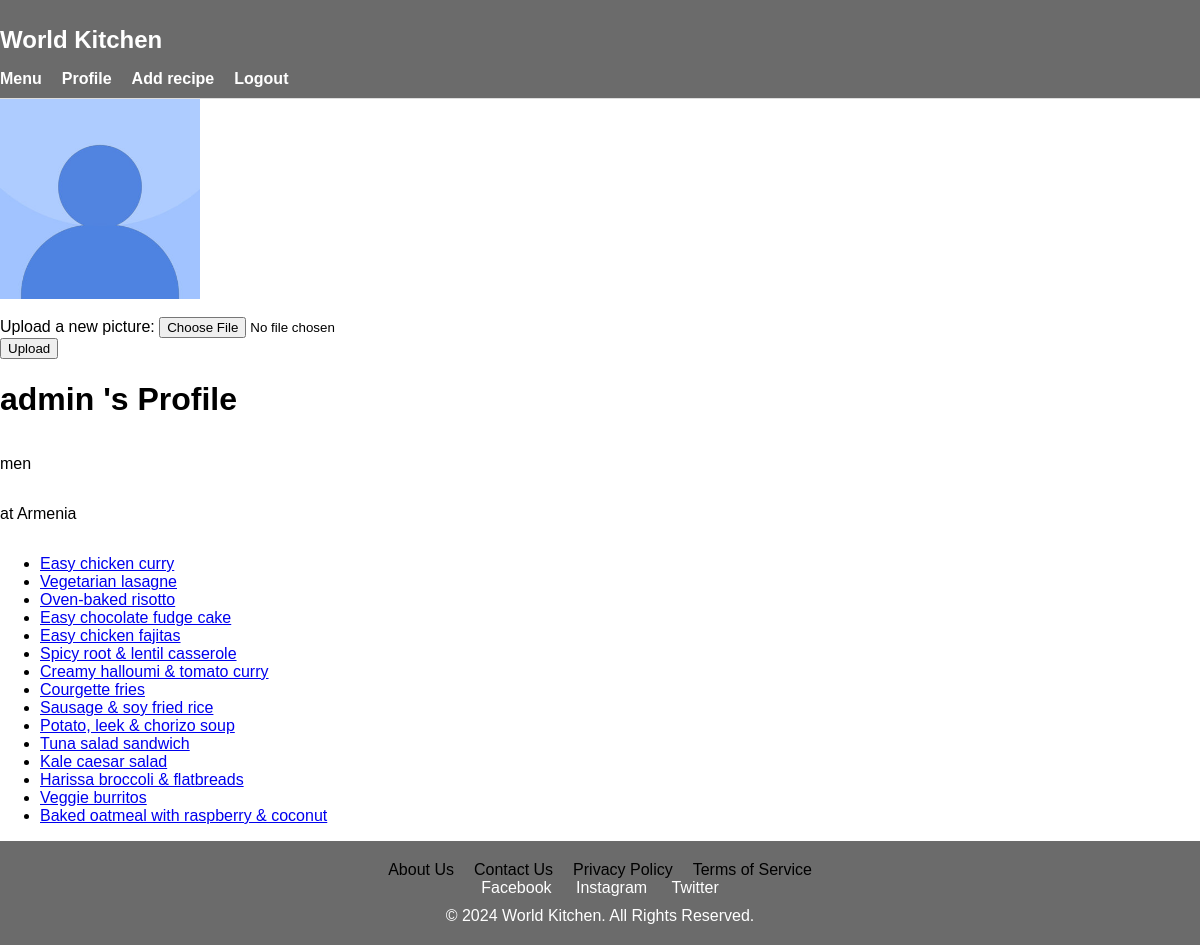
/profile/ (signed in), run on the app's committed database.
### recipes/models.py (models this page shows, shortened)
class RecipesUser(models.Model):
    OPTION_ONE = 'men'
    OPTION_TWO = 'women'
    OPTION_THREE = 'other'
    MY_CHOICES = [
        (OPTION_ONE, 'men'),
        (OPTION_TWO, 'women'),
        (OPTION_THREE, 'other')]
    user = models.OneToOneField(User, on_delete=models.CASCADE)
    country = models.CharField(max_length=20)
    gender = models.CharField(max_length=20, choices=MY_CHOICES, default=OPTION_THREE,)
    image = models.ImageField(blank=True, upload_to='images', null=True, default='/images/default_photo.jpg')

class Recipe(models.Model):
    title = models.CharField(max_length=100)
    ingredients = models.TextField()
    instructions = models.TextField()
    rate = models.FloatField(default=0)
    count = models.IntegerField(default=0)
    prep_time = models.IntegerField()
    creator = models.ForeignKey(RecipesUser, on_delete=models.CASCADE, null=True)
    image = models.ImageField(blank=True, upload_to='images', null=True)

### recipes/views.py (the view)
# urls.py: path('profile/', views.profile, name='profile'),
def profile(request):
    if request.user.is_authenticated:
        profile = get_object_or_404(RecipesUser, user=request.user)
        recipes = Recipe.objects.filter(creator__user=request.user)
        return render(request, "recipes/profile.html", {"profile": profile, "recipes": recipes})
    else:
        return HttpResponseRedirect("/login")

### recipes/templates/recipes/profile.html (shortened to what this page needs)
{% load static %}
<!DOCTYPE html>
<html lang="en">
<head>
    <link rel="stylesheet" href="{% static 'recipes/style.css' %}">
</head>
<body>
    <header>
        <div class="container">
            <h1 class="logo">World Kitchen</h1>
            <nav>
                <ul>
                    <li><a href="{% url 'recipe_list' %}">Menu</a></li>
                    <li><a href="{% url 'profile' %}">Profile</a></li>
                    <li><a href="{% url 'recipe_add' %}">Add recipe</a></li>
                    <li><a href="{% url 'logout' %}">Logout</a></li>
                </ul>
            </nav>
        </div>
    </header>
    <img src="{{ profile.image.url }}" alt="" class="profile_picture">
    <form method="POST" enctype="multipart/form-data" action="{% url 'user_photo' %}">
        <br>
        <label for="image">Upload a new picture:</label>
        <input type="file" name="image" id="image" required><br>
        <button type="submit">Upload</button>
    </form>
    <h1>{{ profile.user.username }} 's Profile</h1>
    <p>{{ profile.gender }}</p>
    <p>at {{ profile.country }}</p>
    <ul>
        {% for recipe in recipes %}
            <li><a href="{% url 'recipe_detail' recipe.id %}">{{ recipe.title }}</a></li>
        {% empty %}
            <p>No recipes found.</p>
        {% endfor %}
    </ul>
    <footer>
        <div class="container">
            <nav>
                <ul>
                    <li><a href="#about">About Us</a></li>
                    <li><a href="#contact">Contact Us</a></li>
                    <li><a href="#privacy">Privacy Policy</a></li>
                    <li><a href="#terms">Terms of Service</a></li>
                </ul>
            </nav>
            <div class="social-media">
                <a href="https://facebook.com" target="_blank">Facebook</a>
                <a href="https://instagram.com" target="_blank">Instagram</a>
                <a href="https://twitter.com" target="_blank">Twitter</a>
            </div>
            <p>&copy; 2024 World Kitchen. All Rights Reserved.</p>
        </div>
    </footer>
</body>
</html>

### recipes/static/recipes/style.css (style rules this page uses)
body { margin: 0; font-family: Arial, sans-serif; }
header { background-color: #6b6b6b; padding: 10px 0; border-bottom: 1px solid #ddd; }
header .logo { font-size: 24px; color: rgb(255, 255, 255); font-weight: bold; }
header nav ul { list-style: none; padding: 0; margin: 0; display: flex; gap: 20px; }
header nav ul li { display: inline; }
header nav ul li a { text-decoration: none; color: #ffffff; font-weight: bold; }
html, body { height: 100%; margin: 0; }
body { display: flex; flex-direction: column; }
footer { background-color: #6b6b6b; color: #fff; text-align: center; padding: 20px 0; margin-top: auto; box-sizing: border-box; }
footer .container { max-width: 1200px; margin: 0 auto; padding: 0 20px; }
footer nav ul { list-style: none; padding: 0; margin: 0; display: flex; justify-content: center; gap: 20px; }
footer nav ul li { display: inline; }
footer nav ul li a { text-decoration: none; color: #000000; }
footer .social-media { margin: 0; }
footer .social-media a { text-decoration: none; color: #ffffff; margin: 0 10px; }
footer p { margin: 10px 0 0; }
.profile_picture { width: 200px; height: 200px; }

### data on the page
RecipesUser: image (placeholder picture), user.username "admin", gender "men", country "Armenia"
Recipe: title "Easy chicken curry"
Recipe: title "Vegetarian lasagne"
Recipe: title "Oven-baked risotto"
Recipe: title "Easy chocolate fudge cake"
Recipe: title "Easy chicken fajitas"
Recipe: title "Spicy root & lentil casserole"
Recipe: title "Creamy halloumi & tomato curry"
Recipe: title "Courgette fries"
Recipe: title "Sausage & soy fried rice"
Recipe: title "Potato, leek & chorizo soup"
Recipe: title "Tuna salad sandwich"
Recipe: title "Kale caesar salad"
Recipe: title "Harissa broccoli & flatbreads"
Recipe: title "Veggie burritos"
Recipe: title "Baked oatmeal with raspberry & coconut"
